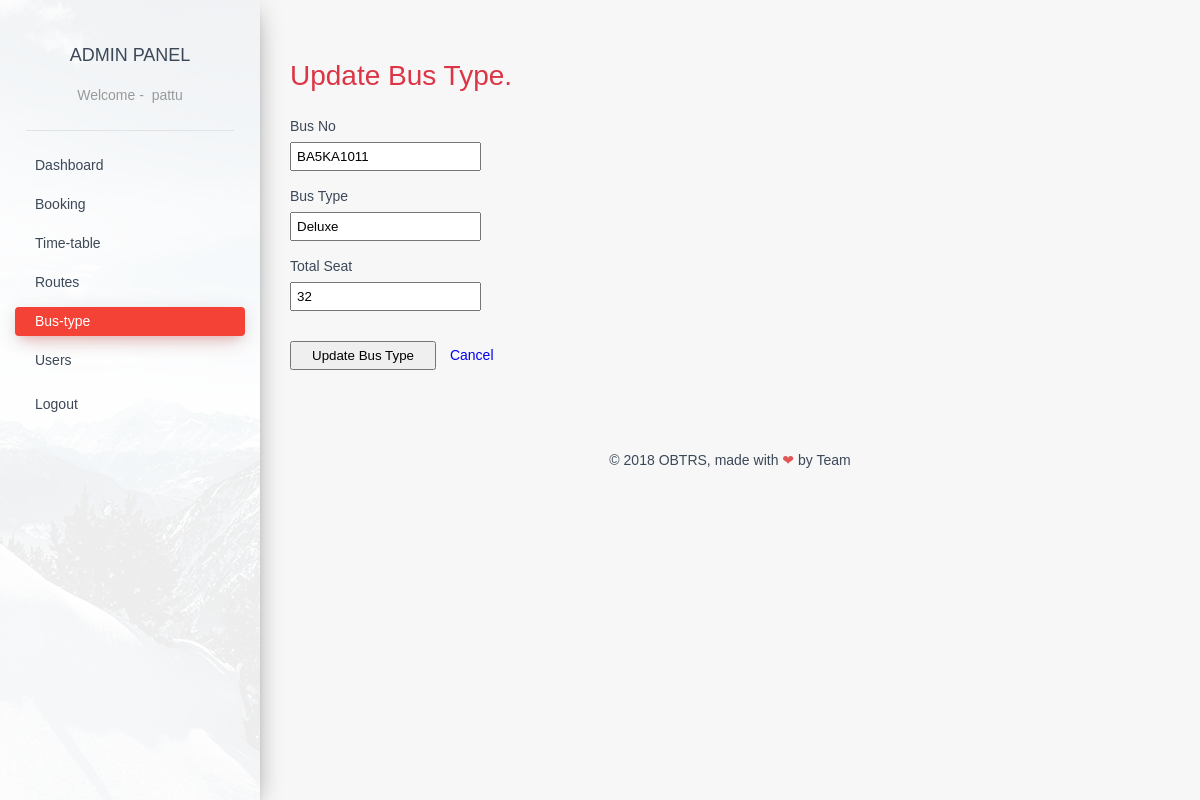
/admin/adminpanel/bus_type_edit.php?bus_no=BA5KA1011 (signed in), run on the app's committed database.
### tables this page shows
CREATE TABLE `bus_detail` (
  `bus_no` varchar(25) NOT NULL,
  `bus_type` varchar(50) NOT NULL,
  `total_seat` int(11) NOT NULL
);

### admin/adminpanel/bus_type_edit.php (the view, shortened to what this page needs)
<?php
	include '../dbconnect.php';
?>
<!DOCTYPE html>
<html lang="en" class="js csstransitions">
<head>
    <link rel="stylesheet" href="adminpanel-assets/css/style.css" />
    <link rel="stylesheet" href="adminpanel-assets/css/normalize.css" />
</head>
<body>
    <div class="wrapper">
        <div class="sidebar" data-color="red" data-image="../assets/img/sidebar-1.jpg">
            <div class="logo"> <a href="#" class="simple-text">
                    Admin Panel
                    </a>
                    <?php
                        if (isset($_SESSION['usr_id'])) { ?>
                            <span data-hover="Welcome">Welcome - &nbsp;<?php echo $_SESSION['usr_name']; ?>
                            <?php } else { ?>
                            <span data-hover="Welcome">Welcome
                                </span>
                    <?php } ?>
                </span>
            </div>
         <div class="sidebar-wrapper ps-container">
            <ul class="nav">
                <li>
                    <a href="index.php">
                        Dashboard
                    </a>
                </li>
                <li>
                    <a href="booking.php">
                        Booking
                    </a>
                </li>
                <li>
                    <a href="time-table.php">
                        Time-table
                    </a>
                </li>
                <li>
                    <a href="routes.php">
                        Routes
                    </a>
                </li>
                <li>
                    <a href="bus-type.php" class="active">
                        Bus-type
                    </a>
                </li>
                <li>
                    <a href="users.php">
                        Users
                    </a>
                </li>
            <?php  if (isset($_SESSION['usr_id'])) {?>
                <li>
                    <a href="../logout.php">
                        <p>Logout</p>
                    </a>
                </li>
            <?php }?>
            </ul>
        </div>
            <div class="sidebar-background" style="background-image: url(../admin/assets/img/sidebar-1.jpg);"></div>
        </div>
        <div class="main-panel ps-container ps-theme-default ps-active-y">
            <div class="content">
                <div class="container-fluid">
                    <div class="row" style="margin: 25px 0;">
                        <h1 class="text-danger"> Update Bus Type.</h1>
						<?php
							$bus_no = $_GET['bus_no'];
							$sql = "SELECT * FROM `bus_detail` WHERE bus_no='$bus_no'";
							$result = mysqli_query($con,$sql);
							while($row=mysqli_fetch_object($result)){?>
								<form action="bus_type_update.php" method="post">
                                    <div class="input-group">
                                        <label for="busNo" class="required">Bus No</label>
                                        <input type="text" name="busNo" placeholder="BA2KA2894" value='<?php echo "$row->bus_no";?>' required="required"/>
                                    </div>
                                    <div class="input-group">
                                        <label for="busType" class="required">Bus Type</label>
                                        <input type="text" name="busType" placeholder="Deluxe" value='<?php echo "$row->bus_type";?>' required="required"/>
                                    </div>
                                    <div class="input-group">
                                        <label for="totalSeat" class="required">Total Seat</label>
                                        <input type="text" name="totalSeat" placeholder="32" value='<?php echo "$row->total_seat";?>' required="required"/>
                                    </div>
                                    <div class="input-group" style="display: inline-block;">
                                        <input type="submit" name="update-bus-type"value="Update Bus Type">
                                        <a href="bus-type.php" style="margin-left: 10px;">Cancel</a>
                                    </div>
								</form>
							<?php
							}
						?>
					</div>
                </div>
            </div>
            <?php
                include 'footer.php';
            ?>
        </div>
    </div>
</body>
</html>

### data on the page
bus_detail: busNo "BA5KA1011", busType "Deluxe", totalSeat "32"

### other printed values
$_SESSION['usr_name'] "pattu"
